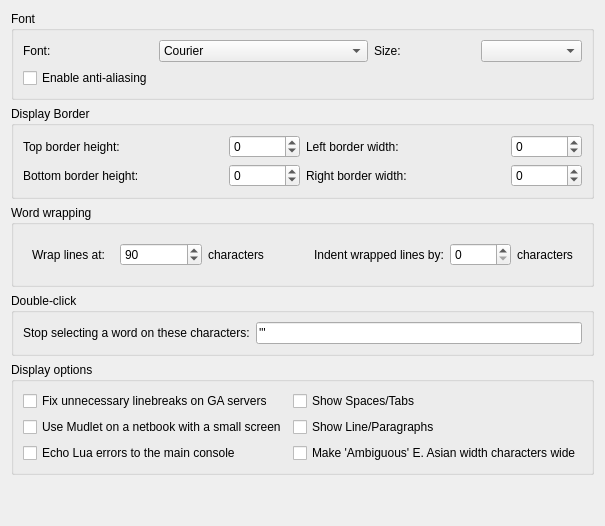
     <widget class="QWidget" name="tab_display">
      <property name="sizePolicy">
       <sizepolicy hsizetype="Expanding" vsizetype="Expanding">
        <horstretch>0</horstretch>
        <verstretch>0</verstretch>
       </sizepolicy>
      </property>
      <attribute name="title">
       <string>Main display</string>
      </attribute>
      <layout class="QVBoxLayout" name="verticalLayout_10">
       <item>
        <widget class="QGroupBox" name="groupBox_font">
         <property name="sizePolicy">
          <sizepolicy hsizetype="Expanding" vsizetype="Expanding">
           <horstretch>0</horstretch>
           <verstretch>0</verstretch>
          </sizepolicy>
         </property>
         <property name="title">
          <string>Font</string>
         </property>
         <layout class="QGridLayout" name="gridLayout_9">
          <item row="0" column="0">
           <widget class="QLabel" name="label_30">
            <property name="text">
             <string>Font:</string>
            </property>
           </widget>
          </item>
          <item row="0" column="1" colspan="2">
           <widget class="QFontComboBox" name="fontComboBox">
            <property name="sizePolicy">
             <sizepolicy hsizetype="Expanding" vsizetype="Fixed">
              <horstretch>0</horstretch>
              <verstretch>0</verstretch>
             </sizepolicy>
            </property>
            <property name="editable">
             <bool>false</bool>
            </property>
            <property name="fontFilters">
             <set>QFontComboBox::MonospacedFonts</set>
            </property>
           </widget>
          </item>
          <item row="0" column="3">
           <widget class="QLabel" name="label_35">
            <property name="text">
             <string>Size:</string>
            </property>
           </widget>
          </item>
          <item row="0" column="4">
           <widget class="QComboBox" name="fontSize"/>
          </item>
          <item row="1" column="0">
           <widget class="QCheckBox" name="mNoAntiAlias">
            <property name="toolTip">
             <string>Use anti aliasing on fonts. Smoothes fonts if you have a high screen resolution and you can use larger fonts. Note that on low resolutions and small font sizes, the font gets blurry. </string>
            </property>
            <property name="text">
             <string>Enable anti-aliasing</string>
            </property>
           </widget>
          </item>
         </layout>
        </widget>
       </item>
       <item>
        <widget class="QGroupBox" name="groupBox_borders">
         <property name="sizePolicy">
          <sizepolicy hsizetype="Expanding" vsizetype="Expanding">
           <horstretch>0</horstretch>
           <verstretch>0</verstretch>
          </sizepolicy>
         </property>
         <property name="title">
          <string>Display Border</string>
         </property>
         <layout class="QGridLayout" name="gridLayout">
          <item row="0" column="0">
           <widget class="QLabel" name="label_26">
            <property name="sizePolicy">
             <sizepolicy hsizetype="Expanding" vsizetype="Preferred">
              <horstretch>0</horstretch>
              <verstretch>0</verstretch>
             </sizepolicy>
            </property>
            <property name="maximumSize">
             <size>
              <width>200</width>
              <height>16777215</height>
             </size>
            </property>
            <property name="toolTip">
             <string>&lt;html&gt;&lt;head/&gt;&lt;body&gt;&lt;p&gt;Extra space to have before text on top - can be set to negative to move text up beyond the screen&lt;/p&gt;&lt;/body&gt;&lt;/html&gt;</string>
            </property>
            <property name="text">
             <string>Top border height:</string>
            </property>
           </widget>
          </item>
          <item row="0" column="1">
           <widget class="QSpinBox" name="topBorderHeight">
            <property name="sizePolicy">
             <sizepolicy hsizetype="Preferred" vsizetype="Preferred">
              <horstretch>0</horstretch>
              <verstretch>0</verstretch>
             </sizepolicy>
            </property>
            <property name="toolTip">
             <string>&lt;html&gt;&lt;head/&gt;&lt;body&gt;&lt;p&gt;Extra space to have before text on top - can be set to negative to move text up beyond the screen&lt;/p&gt;&lt;/body&gt;&lt;/html&gt;</string>
            </property>
            <property name="minimum">
             <number>-1000000</number>
            </property>
            <property name="maximum">
             <number>1000000</number>
            </property>
            <property name="value">
             <number>0</number>
            </property>
           </widget>
          </item>
          <item row="0" column="2">
           <widget class="QLabel" name="label_29">
            <property name="sizePolicy">
             <sizepolicy hsizetype="Expanding" vsizetype="Preferred">
              <horstretch>0</horstretch>
              <verstretch>0</verstretch>
             </sizepolicy>
            </property>
            <property name="maximumSize">
             <size>
              <width>200</width>
              <height>16777215</height>
             </size>
            </property>
            <property name="toolTip">
             <string>&lt;html&gt;&lt;head/&gt;&lt;body&gt;&lt;p&gt;Extra space to have before text on the left - can be set to negative to move text left beyond the screen&lt;/p&gt;&lt;/body&gt;&lt;/html&gt;</string>
            </property>
            <property name="text">
             <string>Left border width:</string>
            </property>
           </widget>
          </item>
          <item row="0" column="3">
           <widget class="QSpinBox" name="leftBorderWidth">
            <property name="sizePolicy">
             <sizepolicy hsizetype="Preferred" vsizetype="Preferred">
              <horstretch>0</horstretch>
              <verstretch>0</verstretch>
             </sizepolicy>
            </property>
            <property name="toolTip">
             <string>&lt;html&gt;&lt;head/&gt;&lt;body&gt;&lt;p&gt;Extra space to have before text on the left - can be set to negative to move text left beyond the screen&lt;/p&gt;&lt;/body&gt;&lt;/html&gt;</string>
            </property>
            <property name="minimum">
             <number>-1000000</number>
            </property>
            <property name="maximum">
             <number>1000000</number>
            </property>
            <property name="value">
             <number>0</number>
            </property>
           </widget>
          </item>
          <item row="1" column="0">
           <widget class="QLabel" name="label_27">
            <property name="sizePolicy">
             <sizepolicy hsizetype="Expanding" vsizetype="Preferred">
              <horstretch>0</horstretch>
              <verstretch>0</verstretch>
             </sizepolicy>
            </property>
            <property name="maximumSize">
             <size>
              <width>200</width>
              <height>16777215</height>
             </size>
            </property>
            <property name="toolTip">
             <string>&lt;html&gt;&lt;head/&gt;&lt;body&gt;&lt;p&gt;Extra space to have before text on the bottom - can be set to negative to allow text to go down beyond the screen&lt;/p&gt;&lt;/body&gt;&lt;/html&gt;</string>
            </property>
            <property name="text">
             <string>Bottom border height:</string>
            </property>
           </widget>
          </item>
          <item row="1" column="1">
           <widget class="QSpinBox" name="bottomBorderHeight">
            <property name="sizePolicy">
             <sizepolicy hsizetype="Preferred" vsizetype="Preferred">
              <horstretch>0</horstretch>
              <verstretch>0</verstretch>
             </sizepolicy>
            </property>
            <property name="toolTip">
             <string>&lt;html&gt;&lt;head/&gt;&lt;body&gt;&lt;p&gt;Extra space to have before text on the bottom - can be set to negative to allow text to go down beyond the screen&lt;/p&gt;&lt;/body&gt;&lt;/html&gt;</string>
            </property>
            <property name="minimum">
             <number>-1000000</number>
            </property>
            <property name="maximum">
             <number>1000000</number>
            </property>
            <property name="value">
             <number>0</number>
            </property>
           </widget>
          </item>
          <item row="1" column="2">
           <widget class="QLabel" name="label_28">
            <property name="sizePolicy">
             <sizepolicy hsizetype="Expanding" vsizetype="Preferred">
              <horstretch>0</horstretch>
              <verstretch>0</verstretch>
             </sizepolicy>
            </property>
            <property name="maximumSize">
             <size>
              <width>200</width>
              <height>16777215</height>
             </size>
            </property>
            <property name="toolTip">
             <string>&lt;html&gt;&lt;head/&gt;&lt;body&gt;&lt;p&gt;Extra space to have before text on the right - can be set to negative to move text right beyond the screen&lt;/p&gt;&lt;/body&gt;&lt;/html&gt;</string>
            </property>
            <property name="text">
             <string>Right border width:</string>
            </property>
           </widget>
          </item>
          <item row="1" column="3">
           <widget class="QSpinBox" name="rightBorderWidth">
            <property name="sizePolicy">
             <sizepolicy hsizetype="Preferred" vsizetype="Preferred">
              <horstretch>0</horstretch>
              <verstretch>0</verstretch>
             </sizepolicy>
            </property>
            <property name="toolTip">
             <string>&lt;html&gt;&lt;head/&gt;&lt;body&gt;&lt;p&gt;Extra space to have before text on the right - can be set to negative to move text right beyond the screen&lt;/p&gt;&lt;/body&gt;&lt;/html&gt;</string>
            </property>
            <property name="minimum">
             <number>-1000000</number>
            </property>
            <property name="maximum">
             <number>1000000</number>
            </property>
            <property name="value">
             <number>0</number>
            </property>
           </widget>
          </item>
         </layout>
        </widget>
       </item>
       <item>
        <widget class="QGroupBox" name="groupBox_wrapping">
         <property name="sizePolicy">
          <sizepolicy hsizetype="Expanding" vsizetype="Expanding">
           <horstretch>0</horstretch>
           <verstretch>0</verstretch>
          </sizepolicy>
         </property>
         <property name="layoutDirection">
          <enum>Qt::LeftToRight</enum>
         </property>
         <property name="title">
          <string>Word wrapping</string>
         </property>
         <layout class="QHBoxLayout" name="horizontalLayout_2">
          <item>
           <widget class="QFrame" name="frame">
            <property name="frameShape">
             <enum>QFrame::NoFrame</enum>
            </property>
            <layout class="QHBoxLayout" name="horizontalLayout_3">
             <item>
              <widget class="QLabel" name="label_20">
               <property name="sizePolicy">
                <sizepolicy hsizetype="Preferred" vsizetype="Preferred">
                 <horstretch>0</horstretch>
                 <verstretch>0</verstretch>
                </sizepolicy>
               </property>
               <property name="maximumSize">
                <size>
                 <width>200</width>
                 <height>16777215</height>
                </size>
               </property>
               <property name="text">
                <string>Wrap lines at:</string>
               </property>
              </widget>
             </item>
             <item>
              <widget class="QSpinBox" name="wrap_at_spinBox">
               <property name="minimum">
                <number>1</number>
               </property>
               <property name="maximum">
                <number>999999</number>
               </property>
               <property name="value">
                <number>90</number>
               </property>
              </widget>
             </item>
             <item>
              <widget class="QLabel" name="label_23">
               <property name="text">
                <string>characters</string>
               </property>
              </widget>
             </item>
            </layout>
           </widget>
          </item>
          <item>
           <widget class="QFrame" name="frame_2">
            <property name="frameShape">
             <enum>QFrame::NoFrame</enum>
            </property>
            <layout class="QHBoxLayout" name="horizontalLayout_5">
             <item>
              <widget class="QLabel" name="label_24">
               <property name="sizePolicy">
                <sizepolicy hsizetype="Preferred" vsizetype="Preferred">
                 <horstretch>0</horstretch>
                 <verstretch>0</verstretch>
                </sizepolicy>
               </property>
               <property name="maximumSize">
                <size>
                 <width>200</width>
                 <height>16777215</height>
                </size>
               </property>
               <property name="text">
                <string>Indent wrapped lines by:</string>
               </property>
              </widget>
             </item>
             <item>
              <widget class="QSpinBox" name="indent_wrapped_spinBox">
               <property name="minimum">
                <number>0</number>
               </property>
               <property name="maximum">
                <number>99999</number>
               </property>
               <property name="value">
                <number>0</number>
               </property>
              </widget>
             </item>
             <item>
              <widget class="QLabel" name="label_25">
               <property name="text">
                <string>characters</string>
               </property>
              </widget>
             </item>
            </layout>
           </widget>
          </item>
         </layout>
        </widget>
       </item>
       <item>
        <widget class="QGroupBox" name="groupBox_doubleClick">
         <property name="title">
          <string>Double-click</string>
         </property>
         <layout class="QHBoxLayout" name="horizontalLayout_6">
          <item>
           <widget class="QLabel" name="doubleclick_ignore_label">
            <property name="text">
             <string>Stop selecting a word on these characters:</string>
            </property>
           </widget>
          </item>
          <item>
           <widget class="QLineEdit" name="doubleclick_ignore_lineedit">
            <property name="toolTip">
             <string>&lt;html&gt;&lt;head/&gt;&lt;body&gt;&lt;p&gt;Enter the characters you'd like double-clicking to stop selecting text on here. If you don't enter any, double-clicking on a word will only stop at a space, and will include characters like a double or a single quote. For example, double-clicking on the word &lt;span style=&quot; font-style:italic;&quot;&gt;Hello&lt;/span&gt; in the following will select &lt;span style=&quot; font-style:italic;&quot;&gt;&amp;quot;&lt;/span&gt;&lt;span style=&quot; font-style:italic;&quot;&gt;Hello!&amp;quot;&lt;/span&gt;&lt;/p&gt;&lt;p&gt;You say, &lt;span style=&quot; font-weight:600;&quot;&gt;&amp;quot;Hello!&amp;quot;&lt;/span&gt;&lt;/p&gt;&lt;p&gt;If you set the characters in the field to &lt;span style=&quot; font-weight:600;&quot;&gt;'&amp;quot;! &lt;/span&gt;which will mean it should stop selecting on ' &lt;span style=&quot; font-style:italic;&quot;&gt;or&lt;/span&gt; &amp;quot; &lt;span style=&quot; font-style:italic;&quot;&gt;or&lt;/span&gt; ! then double-clicking on &lt;span style=&quot; font-style:italic;&quot;&gt;Hello&lt;/span&gt; will just select &lt;span style=&quot; font-style:italic;&quot;&gt;Hello&lt;/span&gt;&lt;/p&gt;&lt;p&gt;You say, &amp;quot;&lt;span style=&quot; font-weight:600;&quot;&gt;Hello&lt;/span&gt;!&amp;quot;&lt;/p&gt;&lt;/body&gt;&lt;/html&gt;</string>
            </property>
            <property name="text">
             <string>'&quot;</string>
            </property>
            <property name="placeholderText">
             <string>&lt;characters to ignore in selection, for example ' or &quot;&gt;</string>
            </property>
           </widget>
          </item>
         </layout>
        </widget>
       </item>
       <item>
        <widget class="QGroupBox" name="groupBox_displayOptions">
         <property name="title">
          <string>Display options</string>
         </property>
         <layout class="QGridLayout" name="gridLayout_10">
          <item row="0" column="0">
           <widget class="QCheckBox" name="checkBox_USE_IRE_DRIVER_BUGFIX">
            <property name="toolTip">
             <string>&lt;html&gt;&lt;head/&gt;&lt;body&gt;&lt;p&gt;Some MUDs (notably all IRE ones) suffer from a bug where they don't properly communicate with the client on where a newline should be. Enable this to fix text from getting appended to the previous prompt line.&lt;/p&gt;&lt;/body&gt;&lt;/html&gt;</string>
            </property>
            <property name="text">
             <string>Fix unnecessary linebreaks on GA servers</string>
            </property>
           </widget>
          </item>
          <item row="0" column="1">
           <widget class="QCheckBox" name="checkBox_showSpacesAndTabs">
            <property name="toolTip">
             <string>&lt;html&gt;&lt;head/&gt;&lt;body&gt;&lt;p&gt;When displaying Lua contents in the main text editor area of the Editor show tabs and spaces with visible marks instead of whitespace.&lt;/p&gt;&lt;/body&gt;&lt;/html&gt;</string>
            </property>
            <property name="text">
             <string>Show Spaces/Tabs</string>
            </property>
           </widget>
          </item>
          <item row="1" column="0">
           <widget class="QCheckBox" name="checkBox_USE_SMALL_SCREEN">
            <property name="toolTip">
             <string>&lt;html&gt;&lt;head/&gt;&lt;body&gt;&lt;p&gt;Select this option for better compatability if you are using a netbook, or some other computer model that has a small screen.&lt;/p&gt;&lt;/body&gt;&lt;/html&gt;</string>
            </property>
            <property name="text">
             <string>Use Mudlet on a netbook with a small screen</string>
            </property>
           </widget>
          </item>
          <item row="1" column="1">
           <widget class="QCheckBox" name="checkBox_showLineFeedsAndParagraphs">
            <property name="toolTip">
             <string>&lt;html&gt;&lt;head/&gt;&lt;body&gt;&lt;p&gt;When displaying Lua contents in the main text editor area of the Editor show  line and paragraphs ends with visible marks as well as whitespace.&lt;/p&gt;&lt;/body&gt;&lt;/html&gt;</string>
            </property>
            <property name="text">
             <string>Show Line/Paragraphs</string>
            </property>
           </widget>
          </item>
          <item row="2" column="0">
           <widget class="QCheckBox" name="checkBox_echoLuaErrors">
            <property name="toolTip">
             <string>&lt;html&gt;&lt;head/&gt;&lt;body&gt;&lt;p&gt;Prints Lua errors to the main console in addition to the error tab in the editor.&lt;/p&gt;&lt;/body&gt;&lt;/html&gt;</string>
            </property>
            <property name="text">
             <string>Echo Lua errors to the main console</string>
            </property>
           </widget>
          </item>
          <item row="2" column="1">
           <widget class="QCheckBox" name="checkBox_useWideAmbiguousEastAsianGlyphs">
            <property name="text">
             <string>Make 'Ambiguous' E. Asian width characters wide</string>
            </property>
            <property name="tristate">
             <bool>true</bool>
            </property>
           </widget>
          </item>
         </layout>
        </widget>
       </item>
       <item>
        <spacer name="verticalSpacer_mainDisplay">
         <property name="orientation">
          <enum>Qt::Vertical</enum>
         </property>
         <property name="sizeHint" stdset="0">
          <size>
           <width>20</width>
           <height>40</height>
          </size>
         </property>
        </spacer>
       </item>
      </layout>
     </widget>
